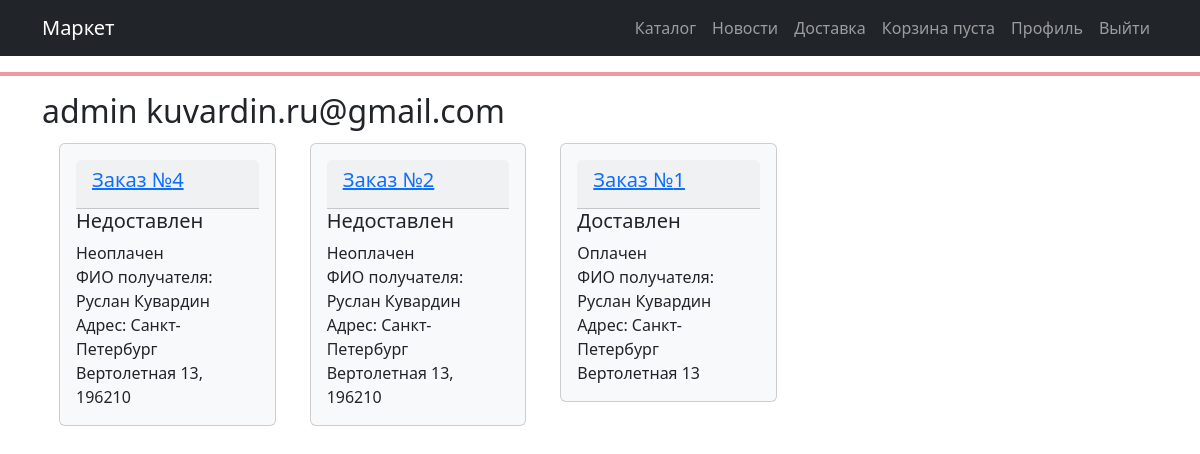
The app's page /account/ (signed in) with its own data.
### orders/models.py (models this page shows, shortened)
class Order(models.Model):
    username = models.ForeignKey(settings.AUTH_USER_MODEL, on_delete=models.CASCADE, default=None)
    first_name = models.CharField(max_length=50, verbose_name=("Имя"))
    last_name = models.CharField(max_length=50, verbose_name=("Фамилия"))
    email = models.EmailField()
    address = models.CharField(max_length=250, verbose_name=("Адрес"))
    postal_code = models.CharField(max_length=20, verbose_name=("Индекс"))
    city = models.CharField(max_length=100, verbose_name=("Город"))
    created = models.DateTimeField(auto_now_add=True)
    updated = models.DateTimeField(auto_now=True)
    paid = models.BooleanField(default=False, verbose_name=("Оплачено"))
    delivered = models.BooleanField(default=False, verbose_name=("Доставлено"))
    class Meta:
        ordering = ('-created',)
        verbose_name = 'Заказ'
        verbose_name_plural = 'Заказы'

### accounts/views.py (the view)
# urls.py: path('', AccountView.as_view(), name='account'),
class AccountView(ListView):
    template_name = 'accounts/account.html'
    def get_queryset(self):
        return Order.objects.filter(username = self.request.user)

### cart/cart.py (called while the page is built)
    def __len__(self):
        return sum(item['quantity'] for item in self.cart.values())

### cart/context_processors.py (called while the page is built)
def cart(request):
    return {'cart': Cart(request)}

### templates/accounts/account.html (shortened to what this page needs)
{% extends 'index.html' %}
{% block content %}
    <h2>{{user}} {{user.email}}</h2>
<div class="container">
    <div class="col-sm-9 col-md-6 col-lg-8">
        <div class="row">
            {% for order in object_list %}
            <div class="col-sm-4">
                <div class="card bg-light mb-3" style="max-width: 18rem; margin: 5px">
                    <div class="card-body">
                        <div class="card-header"><h5><a href="{{ order.id }}">Заказ №{{order.id}} </a></h5></div>
                        <h5 class="card-title">{% if order.delivered == True%}Доставлен{%else%}Недоставлен{% endif %}</h5>
                        <p class="card-text">
                        {% if order.paid == True%}Оплачен{%else%}Неоплачен{% endif %}<br>
                        ФИО получателя: {{order.first_name}} {{order.last_name}}<br>
                        Адрес: {{order.city}} {{order.address}}<br>
                        </p>
                    </div>
                </div>
            </div>
            {% endfor %}
        </div>
    </div>
</div>
{% endblock content %}

### records on screen
Order: id "4", delivered "Недоставлен", paid "Неоплачен", first_name "Руслан", last_name "Кувардин", city "Санкт-Петербург", address "Вертолетная 13, 196210"
Order: id "2", delivered "Недоставлен", paid "Неоплачен", first_name "Руслан", last_name "Кувардин", city "Санкт-Петербург", address "Вертолетная 13, 196210"
Order: id "1", delivered "Доставлен", paid "Оплачен", first_name "Руслан", last_name "Кувардин", city "Санкт-Петербург", address "Вертолетная 13"

### other values on screen
{{ user }} "admin"
{{ user.email }} "kuvardin.ru@gmail.com"
